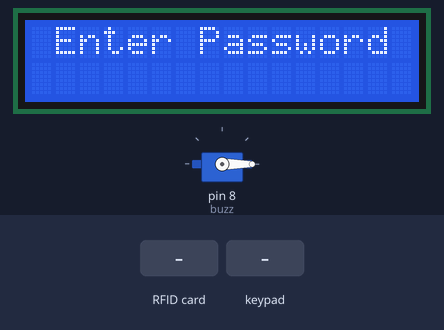
Simulated run of this sketch. Board: Arduino Uno, built with avr-gcc and run on an emulated ATmega328P. Parts: 16×2 character LCD, servo. Inputs (shaded band) come from the test bench. What the sketch prints to the serial monitor is not drawn.

Above: at 8.3 s.
8.4 s: RFID card 60 71 2D 1A held to the reader
At 13.2 s:
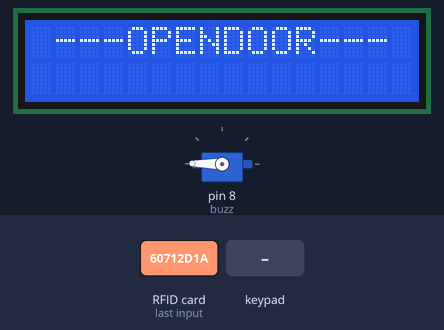
16.5 s: keypad keys 1 1 1 1 1 pressed 0.4 s apart
At 20.01 s:
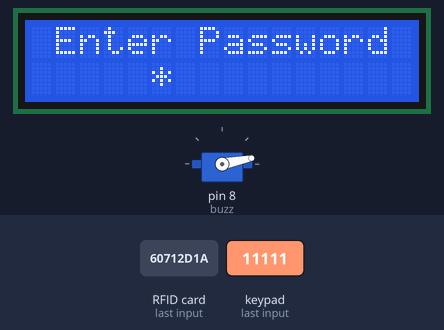
21.5 s: RFID card 5E 7A 19 C4 held to the reader
At 23.4 s:
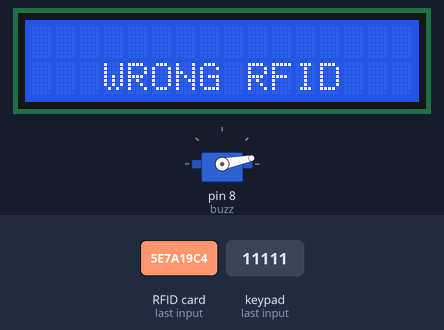
24.5 s: keypad keys 1 3 9 7 2 pressed 0.4 s apart
At 27.9 s:
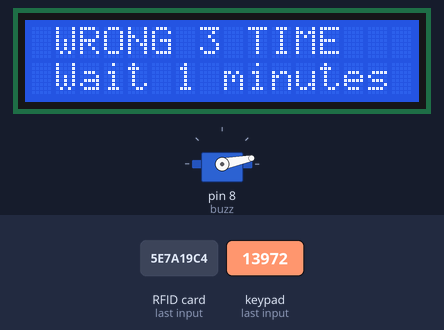
Timing chart, 0 to 29.4 s (numbered marks = the images above; inputs shaded):
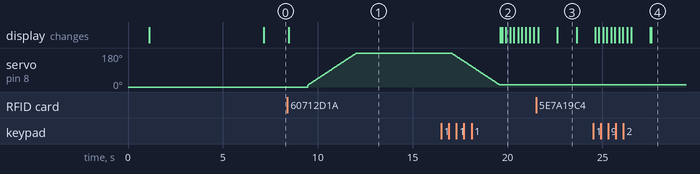

Measured:
- after the input at 8.4 s, servo on pin 8 (buzz): moves from 0° to 179° over 2.6 s, starting after 1.1 s; the display: changes after 0.06 s (image 1)
- after the input at 16.5 s, the display: first differs from a run without the input after 3.2 s (image 2 shows a later state)
- after the input at 21.5 s, the display: first differs from a run without the input after 1.1 s (image 3)
- after the input at 24.5 s, the display: first changes after 0.11 s (image 4 shows a later state)
- what the display in image 3 shows lasts 1.0 s, from 22.6 s to 23.6 s

The sketch:

doorlock.ino
```cpp
#include <LiquidCrystal_I2C.h>  //Thu vien lcd
#include <Keypad.h>
#include <SPI.h>  //ch co
#include <MFRC522.h>
#include <Servo.h>
#include <SoftwareSerial.h>

#define MODEM_RX 16
#define MODEM_TX 17

#define buzz 8
#define servor 8
Servo servo_9;

#define SS_PIN 10
#define RST_PIN 9

typedef enum {
  MODE_ID_RFID_ADD,
  MODE_ID_RFID_FIRST,
  MODE_ID_RFID_SECOND,
} MODE_ID_RFID_E;

unsigned char MODE_RFID = MODE_ID_RFID_ADD;

unsigned char id = 0;
unsigned char id_rf = 0;
unsigned char index_t = 0;
unsigned char error_in = 0;

const byte ROWS = 4;
const byte COLS = 4;

char hexaKeys[ROWS][COLS] = {
  { '1', '2', '3' },
  { '4', '5', '6' },
  { '7', '8', '9' }
};
byte rowPins[ROWS] = { 2, 3, 4 };
byte colPins[COLS] = { 5, 6, 7 };

int addr = 0;
char password[6] = "11111";
char pass_def[6] = "12222";
char mode_addRFID[6] = "*107#";
char mode_delRFID[6] = "*108#";
char mode_delAllRFID[6] = "*109#";
byte pass[] = { 0x60, 0x71, 0x2D, 0x1A };

char data_input[6];
char new_pass1[6];
char new_pass2[6];
int angle = 10;

unsigned char in_num = 0, error_pass = 0, isMode = 0;
LiquidCrystal_I2C lcd(0x27, 16, 2);
Keypad keypad = Keypad(makeKeymap(hexaKeys), rowPins, colPins, ROWS, COLS);
MFRC522 rfid(SS_PIN, RST_PIN);

String str = "";

void getPass() {
  Serial.println("password");
  delay(5000);
  String receivedData = "";
  receivedData = Serial.readString();
  receivedData.trim();

  int firstIndex = receivedData.indexOf('\"');
  int lastIndex = receivedData.lastIndexOf('\"');

  if (firstIndex >= 0 && lastIndex >= 0) {

    String extractedString = receivedData.substring(firstIndex + 1, lastIndex);
    strcpy(pass_def, extractedString.c_str());
    Serial.println(pass_def);
  }
}


void clear_data_input()  // xoa gia tri nhap vao hien tai
{
  int i = 0;
  for (i = 0; i < 6; i++) {
    data_input[i] = '\0';
  }
}

unsigned char isBufferdata(char data[])  // Kiem tra buffer da co gia tri chua
{
  unsigned char i = 0;
  for (i = 0; i < 5; i++) {
    if (data[i] == '\0') {
      return 0;
    }
  }
  return 1;
}

bool compareData(char data1[], char data2[])  // Kiem tra 2 cai buffer co giong nhau hay khong
{
  unsigned char i = 0;
  for (i = 0; i < 5; i++) {
    if (data1[i] != data2[i]) {
      return false;
    }
  }
  return true;
}

void insertData(char data1[], char data2[])  // Gan buffer 2 cho buffer 1
{
  unsigned char i = 0;
  for (i = 0; i < 5; i++) {
    data1[i] = data2[i];
  }
}

void getData()  // Nhan buffer tu ban phim
{
  char key = keypad.getKey();  // Doc gia tri ban phim
  if (key) {
    digitalWrite(buzz, HIGH);
    delay(100);
    digitalWrite(buzz, LOW);
    // Serial.println("key != 0");
    if (in_num == 0) {
      data_input[0] = key;
      lcd.setCursor(5, 1);
      lcd.print(data_input[0]);
      delay(200);
      lcd.setCursor(5, 1);
      lcd.print("*");
    }
    if (in_num == 1) {
      data_input[1] = key;
      lcd.setCursor(6, 1);
      lcd.print(data_input[1]);
      delay(200);
      lcd.setCursor(6, 1);
      lcd.print("*");
    }
    if (in_num == 2) {
      data_input[2] = key;
      lcd.setCursor(7, 1);
      lcd.print(data_input[2]);
      delay(200);
      lcd.setCursor(7, 1);
      lcd.print("*");
    }
    if (in_num == 3) {
      data_input[3] = key;
      lcd.setCursor(8, 1);
      lcd.print(data_input[3]);
      delay(200);
      lcd.setCursor(8, 1);
      lcd.print("*");
    }
    if (in_num == 4) {
      data_input[4] = key;
      lcd.setCursor(9, 1);
      lcd.print(data_input[4]);
      delay(200);
      lcd.setCursor(9, 1);
      lcd.print("*");
    }
    if (in_num == 4) {
      // Serial.println(data_input);
      in_num = 0;
    } else {
      in_num++;
    }
  }
}

void checkPass()  // kiem tra password
{
  getData();
  if (isBufferdata(data_input)) {
    if (compareData(data_input, pass_def))  // Dung pass
    {
      lcd.clear();
      clear_data_input();
      index_t = 1;
    } else {
      if (error_pass == 2) {
        clear_data_input();
        lcd.clear();
        index_t = 2;
      }
      // Serial.print("Error");
      lcd.clear();
      lcd.setCursor(1, 1);
      lcd.print("WRONG PASSWORD");
      clear_data_input();
      error_pass++;
      delay(1000);
      lcd.clear();
    }
  }
}

void openDoor() {
  // Serial.println("Open The Door");
  lcd.clear();
  lcd.setCursor(1, 0);
  lcd.print("---OPENDOOR---");
  unsigned char pos;
  delay(1000);
  for (angle = 10; angle < 180; angle++) {
    servo_9.write(angle);
    delay(15);
  }
  delay(5000);
  for (angle = 180; angle > 10; angle--) {
    servo_9.write(angle);
    delay(15);
  }
  lcd.clear();
  index_t = 0;
}

void error() {
  lcd.clear();
  lcd.setCursor(1, 0);
  lcd.print("WRONG 3 TIME");
  lcd.setCursor(1, 1);
  lcd.print("Wait 1 minutes");
  unsigned char minute = 0;
  unsigned char i = 30;
  char buff[3];
  while (i > 0) {
    if (i == 1 && minute > 0) {
      minute--;
      i = 59;
    }
    if (i == 1 && minute == 0) {
      break;
    }
    sprintf(buff, "%.2d", i);
    i--;
    digitalWrite(buzz, HIGH);
    delay(300);
    digitalWrite(buzz, LOW);
    delay(200);
    digitalWrite(buzz, HIGH);
    delay(300);
    digitalWrite(buzz, LOW);
    delay(100);
  }
  // Serial.print("I");
  lcd.clear();
  index_t = 0;
}

unsigned char numberInput() {
  char number[5];
  char count_i = 0;
  while (count_i < 2) {
    char key = keypad.getKey();
    if (key && key != 'A' && key != 'B' && key != 'C' && key != 'D' && key != '*' && key != '#') {
      digitalWrite(buzz, HIGH);
      delay(100);
      digitalWrite(buzz, LOW);
      lcd.setCursor(10 + count_i, 1);
      lcd.print(key);
      number[count_i] = key;
      count_i++;
    }
  }
  return (number[0] - '0') * 10 + (number[1] - '0');
}

void clear_database() {
  char key = keypad.getKey();
  lcd.setCursor(3, 0);
  lcd.print("CLEAR DATA ?");
  if (key == '*') {
    isMode = 0;
  }
  if (key == '#') {
    isMode = 1;
  }
  if (isMode == 0) {
    lcd.setCursor(0, 1);
    lcd.print("> Yes      No  ");
  }
  if (isMode == 1) {
    lcd.setCursor(0, 1);
    lcd.print("  Yes    > No  ");
  }
  if (key == '0' && isMode == 0) {
    lcd.setCursor(0, 1);
    lcd.print("  Clear done  ");
    delay(2000);
    index_t = 0;
    lcd.clear();
  }
  if (key == '0' && isMode == 1) {
    lcd.clear();
    index_t = 0;
  }
}

bool isAllowedRFIDTag(byte tag[]) {
  int length = sizeof(pass) / sizeof(pass[0]);
  for (int i = 0; i < length; i++) {
    if (tag[i] != pass[i]) {
      return false;
    }
  }
  return true;
}

void rfidCheck() {
  if (rfid.PICC_IsNewCardPresent() && rfid.PICC_ReadCardSerial()) {
    byte rfidTag[4];
    Serial.print("RFID TAG: ");
    for (byte i = 0; i < rfid.uid.size; i++) {
      rfidTag[i] = rfid.uid.uidByte[i];
      Serial.print(rfidTag[i], HEX);
    }
    Serial.println();

    if (isAllowedRFIDTag(rfidTag)) {
      lcd.clear();
      index_t = 1;
    } else {
      if (error_pass == 2) {

        lcd.clear();
        index_t = 2;
      }
      Serial.print("Error\n");
      lcd.clear();
      lcd.setCursor(3, 1);
      lcd.print("WRONG RFID");
      error_pass++;
      delay(1000);
      lcd.clear();
    }
    rfid.PICC_HaltA();
    rfid.PCD_StopCrypto1();
  }
}

/*-------------- RFID -----------------------*/
// void addRFID() {
//   lcd.clear();
//   lcd.setCursor(3, 0);
//   lcd.print("ADD NEW RFID");
//   switch (MODE_RFID) {
//     case (MODE_ID_RFID_ADD):
//       {
//         Serial.print("ADD_IN");
//         lcd.setCursor(0, 1);
//         lcd.print("Input Id: ");
//         id_rf = numberInput();
//         Serial.println(id_rf);
//         if (id_rf == 0) {  // ID #0 not allowed, try again!
//           lcd.clear();
//           lcd.setCursor(3, 1);
//           lcd.print("ID ERROR");
//         } else {
//           MODE_RFID = MODE_ID_RFID_FIRST;
//         }
//         delay(2000);
//       }
//       break;
//     case (MODE_ID_RFID_FIRST):
//       {
//         lcd.clear();
//         lcd.setCursor(0, 1);
//         lcd.print("   Put RFID    ");
//         if (rfid.PICC_IsNewCardPresent() && rfid.PICC_ReadCardSerial()) {
//           byte rfidTag[4];
//           Serial.print("RFID TAG: ");
//           for (byte i = 0; i < rfid.uid.size; i++) {
//             rfidTag[i] = rfid.uid.uidByte[i];
//             Serial.print(rfidTag[i], HEX);
//           }
//           Serial.println();

//           if (isAllowedRFIDTag(rfidTag)) {
//
//             lcd.clear();
//             lcd.setCursor(1, 1);
//             lcd.print("RFID ADDED BF");
//             index_t = 0;
//             delay(2000);
//             lcd.clear();
//             MODE_RFID = MODE_ID_RFID_ADD;
//           } else {
//             MODE_RFID = MODE_ID_RFID_SECOND;
//           }
//           rfid.PICC_HaltA();
//           rfid.PCD_StopCrypto1();
//         }
//       }
//       break;
//     case MODE_ID_RFID_SECOND:
//       {
//         lcd.setCursor(0, 1);
//         lcd.print("   Put Again    ");
//         delay(1000);
//         if (rfid.PICC_IsNewCardPresent() && rfid.PICC_ReadCardSerial()) {
//           byte rfidTag[4];
//           Serial.print("RFID TAG: ");
//           for (byte i = 0; i < rfid.uid.size; i++) {
//             rfidTag[i] = rfid.uid.uidByte[i];
//             Serial.print(rfidTag[i], HEX);
//           }
//           for (int i = 0; i < 4; i++) {
//             EEPROM.write(10 + (id_rf - 1) * 4 + i, rfidTag[i]);
//             //        EEPROM.commit();
//             Serial.println(EEPROM.read(10 + (id_rf - 1) * 4 + i), HEX);
//           }
//           Serial.print("OK");
//           lcd.setCursor(0, 1);
//           lcd.print("Add RFID Done");
//
//           delay(2000);
//           index_t = 0;
//           Serial.print("ADD_OUT");
//           lcd.clear();
//           MODE_RFID = MODE_ID_RFID_ADD;
//         }
//         rfid.PICC_HaltA();
//         rfid.PCD_StopCrypto1();
//       }
//       break;
//   }
// }

// void delRFID() {
//   char buffDisp[20];
//   lcd.setCursor(1, 0);
//   lcd.print("  DELETE RFID   ");
//   Serial.print("DEL_IN");
//   lcd.setCursor(0, 1);
//   lcd.print("Input ID: ");
//   id_rf = numberInput();
//   if (id_rf == 0) {  // ID #0 not allowed, try again!
//     lcd.clear();
//     lcd.setCursor(3, 1);
//     lcd.print("ID ERROR");
//     delay(2000);
//   } else {
//     for (int i = 0; i < 4; i++) {
//       EEPROM.write(10 + (id_rf - 1) * 4 + i, '\0');
//       //     EEPROM.commit();
//       Serial.println(EEPROM.read(10 + (id_rf - 1) * 4 + i), HEX);
//     }
//     sprintf(buffDisp, "Clear id:%d Done", id_rf);
//     lcd.setCursor(0, 1);
//     lcd.print(buffDisp);
//     Serial.print("DEL_OUT");
//
//     delay(2000);
//     lcd.clear();
//     index_t = 0;
//   }
// }

// void delAllRFID() {
//   char key = keypad.getKey();
//   lcd.setCursor(0, 0);
//   lcd.print("CLEAR ALL RFID?");
//   if (key == '*') {
//     isMode = 0;
//   }
//   if (key == '#') {
//     isMode = 1;
//   }
//   if (isMode == 0) {
//     lcd.setCursor(0, 1);
//     lcd.print("> Yes      No  ");
//   }
//   if (isMode == 1) {
//     lcd.setCursor(0, 1);
//     lcd.print("  Yes    > No  ");
//   }
//   if (key == '0' && isMode == 0) {
//     for (int i = 10; i < 512; i++) {
//       EEPROM.write(i, '\0');
//       //      EEPROM.commit();
//       Serial.println(EEPROM.read(i), HEX);
//     }
//     lcd.setCursor(0, 1);
//     lcd.print("  Clear done  ");
//     delay(2000);
//     index_t = 0;
//     lcd.clear();
//   }
//   if (key == '0' && isMode == 1) {
//     lcd.clear();
//     index_t = 0;
//   }
// }

void setup() {
  Serial.begin(9600);
  SPI.begin();
  rfid.PCD_Init();
  delay(1000);

  lcd.init();
  lcd.backlight();
  lcd.print("   SYSTEM INIT   ");

  servo_9.attach(servor, 500, 2500);
  servo_9.write(0);

  pinMode(buzz, OUTPUT);
  digitalWrite(buzz, LOW);
  getPass();
  lcd.clear();
}

void loop() {
  lcd.setCursor(1, 0);
  lcd.print("Enter Password");
  checkPass();
  rfidCheck();

  if (Serial.available()>0){
    str = Serial.readString();

    if (str.indexOf("openDoor") >= 0){
      index_t = 1;
      str = "";
    }

    if (str.indexOf("changePass") >= 0){
      getPass();
      str = "";
    }

  }

  while (index_t == 1) {
    openDoor();
    error_pass = 0;
  }

  while (index_t == 2) {
    error();
    error_pass = 0;
  }
  // while (index_t == 8)
  // {
  //   addRFID();
  // }
  // while (index_t == 9)
  // {
  //   delRFID();
  // }
  // while (index_t == 10)
  // {
  //   delAllRFID();
  // }
}
```
